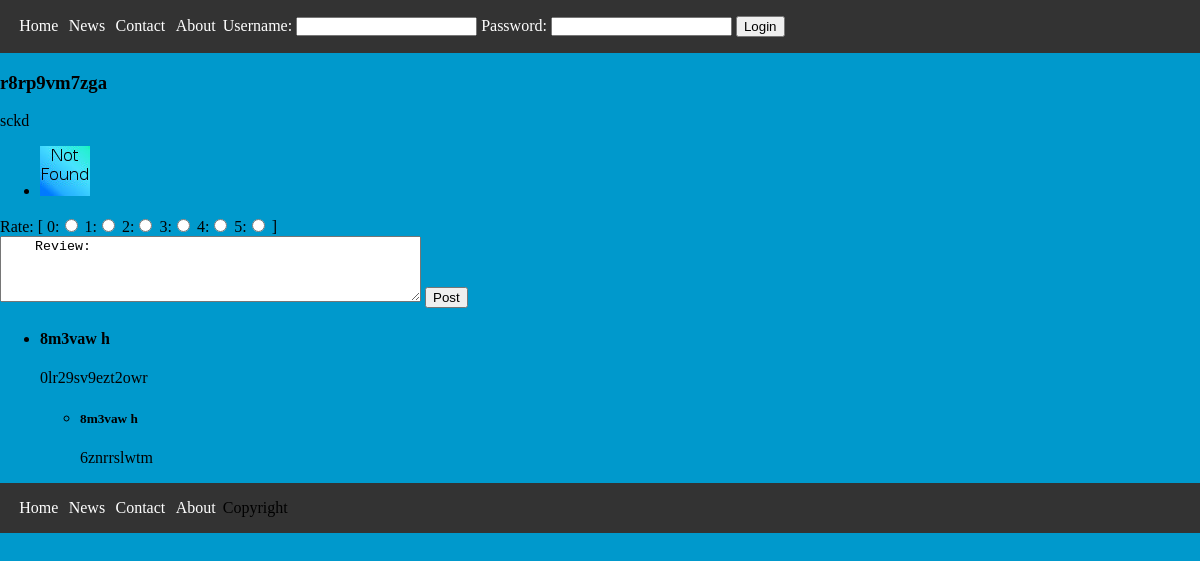
The page /Pages/show_restaurant.php?id=1 on the database its author committed.
### tables this page shows
CREATE TABLE restaurant (id INTEGER PRIMARY KEY AUTOINCREMENT NOT NULL, name VARCHAR NOT NULL, description VARCHAR DEFAULT ('Description not available'), owner INTEGER REFERENCES user (id));

CREATE TABLE restaurantPicture (picture_id INTEGER REFERENCES picture (id), restaurant_id INTEGER REFERENCES restaurant (id));

CREATE TABLE review (rating INTEGER CHECK (rating < 6 AND rating > - 1) NOT NULL, id INTEGER PRIMARY KEY AUTOINCREMENT NOT NULL, description VARCHAR DEFAULT ('Review not available'), restaurant_id INTEGER REFERENCES restaurant (id) NOT NULL, reviewer_id INTEGER REFERENCES user (id) NOT NULL);

CREATE TABLE user (nome VARCHAR DEFAULT ('defaultUser'), id INTEGER PRIMARY KEY AUTOINCREMENT NOT NULL, picture_id INTEGER REFERENCES picture (id) DEFAULT NULL, password VARCHAR NOT NULL, username VARCHAR NOT NULL, description VARCHAR);

CREATE TABLE awnser (id INTEGER PRIMARY KEY AUTOINCREMENT NOT NULL, content VARCHAR, review INTEGER REFERENCES review (id), user INTEGER REFERENCES user (id));

### database/restaurants.php (called while the page is built, shortened)
<?php
  function getRestaurant($id) {
    global $db;
    $stmt = $db->prepare(' SELECT * FROM restaurant WHERE id = :id ');
    $stmt->bindParam(':id',$id,PDO::PARAM_INT);
    $stmt->execute();
    return $stmt->fetch();
  }
	function getRestaurantPictures($id){
		global $db;
		$stmt = $db->prepare(' SELECT picture_id FROM restaurantPicture WHERE restaurant_id = :id ');
		$stmt->bindParam(':id',$id,PDO::PARAM_INT);
		$stmt->execute();
		return $stmt->fetchAll();
	}
	function getReviews($id){
		global $db;
		$stmt = $db->prepare(' SELECT * FROM viewUserReview WHERE restaurant_id = :id ');
		$stmt->bindParam(':id', $id ,PDO::PARAM_INT);
		$stmt->execute();
		return $stmt->fetchAll();
	}
	function getAnswers($id){
		global $db;
		$stmt = $db->prepare(' SELECT content, nome FROM viewUserAnswer WHERE review = :id ');
		$stmt->bindParam(':id',$id,PDO::PARAM_INT);
		$stmt->execute();
		return $stmt->fetchAll();
	}
?>

### Pages/show_restaurant.php (the view)
<?php
include_once('../templates/header.php');
include_once('../database/connect.php');
include_once('../database/restaurants.php');
$id=$_GET['id'];
$result = getRestaurant($id);
$pictures = getRestaurantPictures($id);
?>
<div class="restaurantInfo">
<h3> <?php echo  $result['name'] ?> </h3>
<p> <?php echo $result['description'] ?> </p>
</div>
<?php if(count($pictures) > 0 ){ ?>
<div class="image-slide">
  <ul>
<?php
foreach( $pictures as $picture ) {
  $path = "../images/". $picture['picture_id'];
  if(!file_exists($path))
    $path = '../images/error.jpg';
?>
    <li> <img src= <?php echo $path ?> > </li>
<?php } ?>
  </ul>
</div>
<form action="">
  <label> Rate: [
    0:<input type="radio" name="Rating" value="0">
    1:<input type="radio" name="Rating" value="1">
    2:<input type="radio" name="Rating" value="2">
    3:<input type="radio" name="Rating" value="3">
    4:<input type="radio" name="Rating" value="4">
    5:<input type="radio" name="Rating" value="5"> ]
  </label> <br>
  <textarea rows="4" cols="50">
    Review:
  </textarea>
  <button class="PostButton"> Post </button>
</form>
<?php }
$reviews = getReviews($id);
?>
<div class="reviews">
  <ul>
<?php foreach ($reviews as $review) { ?>
    <li>
      <h4> <?php echo $review['nome'] ?> </h4>
      <p> <?php echo $review['description']?> </p>
      <ul>
<?php $answers = getAnswers($review['id']);
foreach($answers as $answer){ ?>
        <li>
          <h5> <?php echo $answer['nome'] ?> </h5>
          <p> <?php echo $answer['content'] ?> </p>
        </li>
<?php }?>
      </ul>
    </li>
<?php } ?>
  </ul>
</div>
<?php include_once('../templates/footer.php'); ?>

### css/style.css (style rules this page uses)
body { margin : 0; padding : 0; border : 0; background-color: #0099cc; }

### rows shown on the page
restaurant: name "r8rp9vm7zga", description "sckd"
review: reviewer.nome "8m3vaw h", description "0lr29sv9ezt2owr"
awnser: user.nome "8m3vaw h", content "6znrrslwtm"
